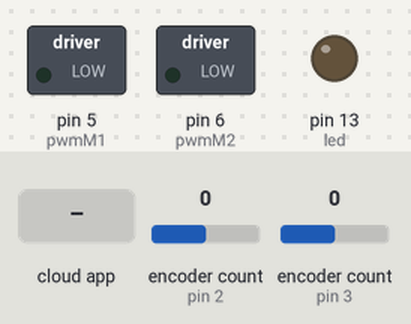
Bench run of a sketch on a simulated Arduino Uno, built with avr-gcc and run on an emulated ATmega328P. Parts: switched loads named in the sketch (green lamp = pin HIGH), output pins drawn as LEDs (lit = HIGH). The test bench sets the inputs (shaded band); at power-on: encoder count (sensors on pin 2, pin 3) 0. The ROS host is connected and sends only what is stated.

Above: at 1.2 s.
1.3 s: the phone or cloud app sets servoL to 0
At 2.5 s:
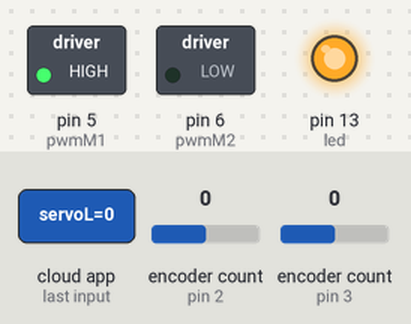
2.8 s: the phone or cloud app sets servoR to 0
At 3.8 s:
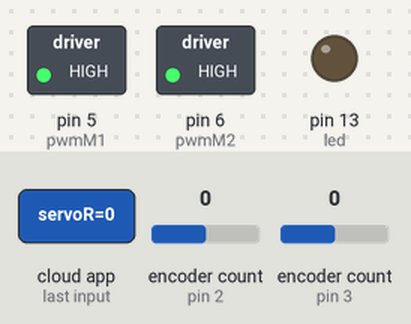
4.3 s: the phone or cloud app sets servoL to 45
At 4.8 s:
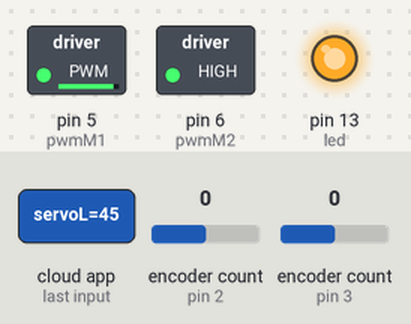
5.8 s: the phone or cloud app sets servoR to 45
At 7.0 s:
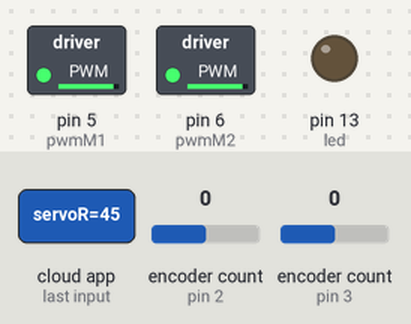
7.3 s: the phone or cloud app sets servoL to 90
At 8.2 s:
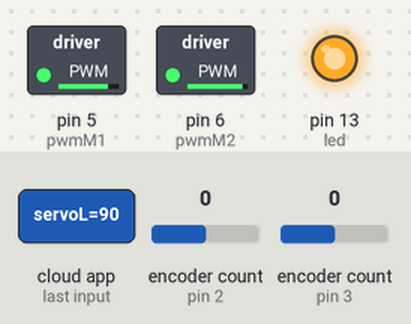
8.8 s: the phone or cloud app sets servoR to 180
At 9.5 s:
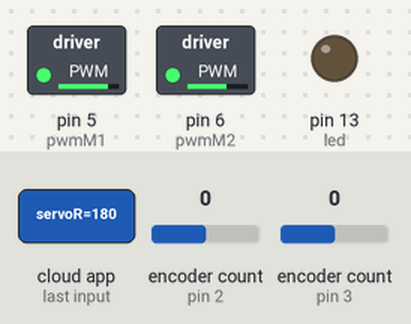
Timing chart, 0 to 11.3 s (numbered marks = the images above; inputs shaded):
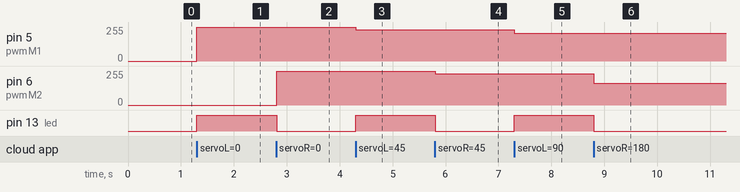

Measured:
- after the input at 1.3 s, pin 5 (pwmM1): 0/255 → 255/255 at once; pin 13 (led): LOW → HIGH at once
- after the input at 2.8 s, pin 6 (pwmM2): 0/255 → 255/255 at once; pin 13 (led): HIGH → LOW at once
- after the input at 4.3 s, pin 5 (pwmM1): 255/255 → 233/255 at once; pin 13 (led): LOW → HIGH at once
- after the input at 5.8 s, pin 6 (pwmM2): 255/255 → 233/255 at once; pin 13 (led): HIGH → LOW at once
- after the input at 7.3 s, pin 5 (pwmM1): 233/255 → 210/255 at once; pin 13 (led): LOW → HIGH at once
- after the input at 8.8 s, pin 6 (pwmM2): 233/255 → 165/255 at once; pin 13 (led): HIGH → LOW at once

The sketch:

robotencoder.ino
```cpp
#if (ARDUINO >= 100)
 #include <Arduino.h>
#else
 #include <WProgram.h>
#endif
 //#include <PWM.h>
#include <Servo.h>
#include <ros.h>
#include <std_msgs/UInt16.h>
#include <std_msgs/Float32.h>
#include <Encoder.h>
#define pwmM1 5
#define pwmM2 6
#define dirM1 A2
#define dirM2 A1
 Encoder knobLeft(2, 7);
Encoder knobRight(3, 8);

 #include <ros/time.h>
#include <tf/tf.h>
#include <tf/transform_broadcaster.h>


ros::NodeHandle  nh;

geometry_msgs::TransformStamped t;
tf::TransformBroadcaster broadcaster;
double x = 1.0;
double y = 0.0;
double theta = 1.57;

char base_link[] = "/base_link";
char odom[] = "/odom";


//std_msgs::Float32 temp_msg;
//ros::Publisher pub_temp("encoder", &temp_msg);

//std_msgs::Float32 temp_msg2;
//ros::Publisher pub_temp2("encoder2", &temp_msg2);
long positionLeft  = -999;
long positionRight = -999;

Servo servo;


void servo_cL( const std_msgs::UInt16& cmd_msg){

  if (cmd_msg.data < 512)
  {
    // reverse rotation
    int V = -(cmd_msg.data - 511) / 2;
    digitalWrite(dirM1,HIGH);
    analogWrite(pwmM1,V);

  }
  else
  {
    // forward rotation
    int V = (cmd_msg.data - 512) / 2;
    digitalWrite(dirM1,LOW);
    analogWrite(pwmM1,V);
  }

  digitalWrite(13, HIGH-digitalRead(13));  //toggle led
}

void servo_cR( const std_msgs::UInt16& cmd_msg){

    if (cmd_msg.data < 512)
  {
    // reverse rotation
    int V = -(cmd_msg.data - 511) / 2;
    digitalWrite(dirM2,HIGH);
    analogWrite(pwmM2, V);
  }
  else
  {
    // forward rotation
    int V = (cmd_msg.data - 512) / 2;
    digitalWrite(dirM2,LOW);
    analogWrite(pwmM2, V);

  }

  digitalWrite(13, HIGH-digitalRead(13));  //toggle led
}


ros::Subscriber<std_msgs::UInt16> subL("servoL", servo_cL);
ros::Subscriber<std_msgs::UInt16> subR("servoR", servo_cR);


void setup(){
   //InitTimersSafe();
//TCCR0B = TCCR0B & B11111000 | B00000010;    // set timer 0 divisor to     8 for PWM frequency of  7812.50 Hz
  pinMode(13, OUTPUT);


  nh.initNode();
  broadcaster.init(nh);
 // nh.advertise(pub_temp);
 // nh.advertise(pub_temp2);
  nh.subscribe(subL);
  nh.subscribe(subR);


}

void loop(){
  nh.spinOnce();
  long newLeft, newRight;
  newLeft = knobLeft.read();
  newRight = knobRight.read();
//  if (newLeft != positionLeft || newRight != positionRight) {
  double dx = 0.2;
  double dtheta = 0.18;
  x = newLeft*0.001;
  y = newRight*0.001;
  theta = dtheta*0.1;
  if(theta > 3.14)
    theta=-3.14;

  // tf odom->base_link
  t.header.frame_id = odom;
  t.child_frame_id = base_link;

  t.transform.translation.x = x;
  t.transform.translation.y = y;

  t.transform.rotation = tf::createQuaternionFromYaw(theta);
  t.header.stamp = nh.now();

   broadcaster.sendTransform(t);
  //  temp_msg.data = newLeft;
    //  pub_temp.publish(&temp_msg);

    //temp_msg2.data = newRight;
      //pub_temp2.publish(&temp_msg2);
    positionLeft = newLeft;
    positionRight = newRight;
    delay(5);
 //}
}
```
